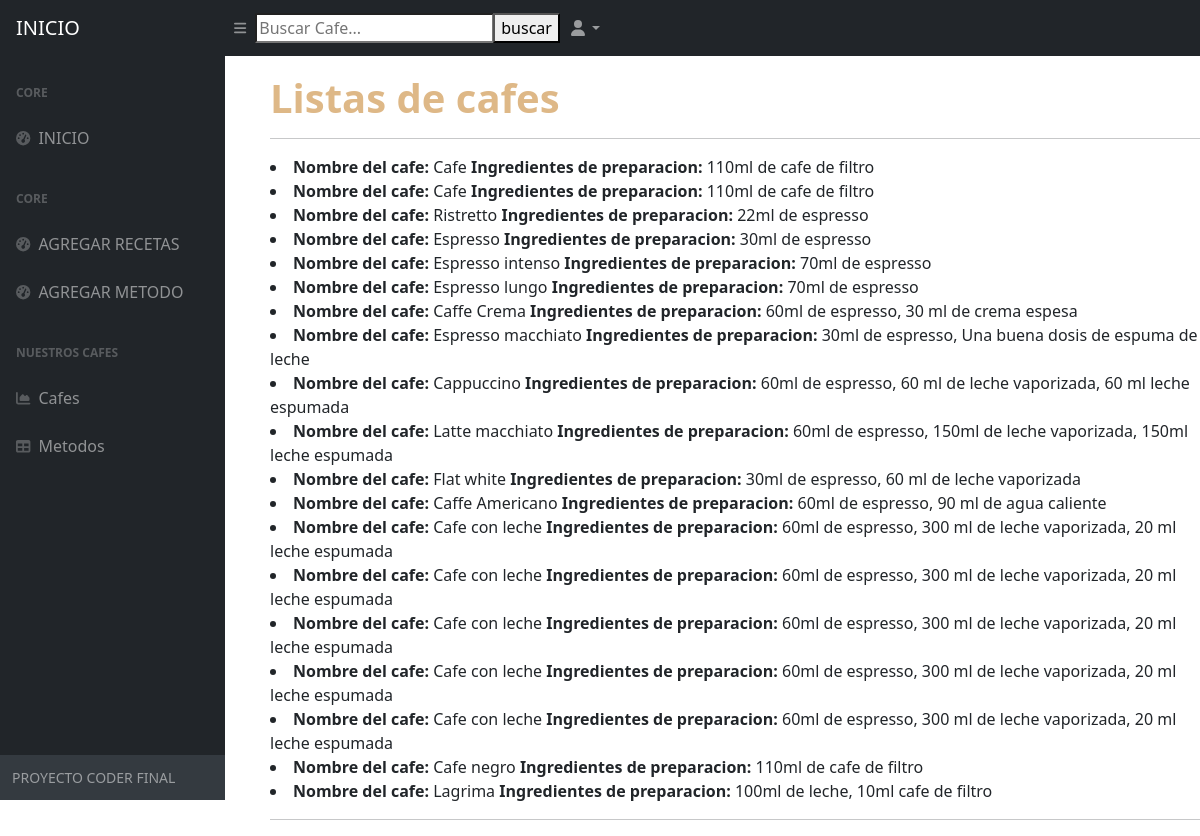
Page /app_STT/CafeLista/ on the committed database.
### app_STT/models.py (models this page shows)
class Tipos_de_cafe(models.Model):
    nombre_tipo = models.CharField(max_length=50)
    ingredientes = models.CharField(max_length=200)

### app_STT/views.py (the view)
# urls.py: path('CafeLista/', ver_tipos_cafe, name = "listaDeCafes"),
def ver_tipos_cafe(self):
    lista_cafes = Tipos_de_cafe.objects.all()
    return render(self, "Listacafes.html", {"list_cafe": lista_cafes} )

### app_STT/templates/Listacafes.html
{% extends 'inicio.html' %}
{% block codigoaca %}
    <div style="margin-left:270px; margin-top:50px;">
        <br>
        <h1><strong style="color: burlywood">Listas de cafes </strong></h1>
        <hr>
            {% for cafes in list_cafe %}
                <li><strong>Nombre del cafe:</strong> {{cafes.nombre_tipo}} <strong>Ingredientes de preparacion:</strong> {{cafes.ingredientes}}</li>
            {% endfor %}
        <hr>
    </div>
{% endblock codigoaca %}

### rows in the picture
Tipos_de_cafe: nombre_tipo "Cafe", ingredientes "110ml de cafe de filtro"
Tipos_de_cafe: nombre_tipo "Cafe", ingredientes "110ml de cafe de filtro"
Tipos_de_cafe: nombre_tipo "Ristretto", ingredientes "22ml de espresso"
Tipos_de_cafe: nombre_tipo "Espresso", ingredientes "30ml de espresso"
Tipos_de_cafe: nombre_tipo "Espresso intenso", ingredientes "70ml de espresso"
Tipos_de_cafe: nombre_tipo "Espresso lungo", ingredientes "70ml de espresso"
Tipos_de_cafe: nombre_tipo "Caffe Crema", ingredientes "60ml de espresso, 30 ml de crema espesa"
Tipos_de_cafe: nombre_tipo "Espresso macchiato", ingredientes "30ml de espresso, Una buena dosis de espuma de leche"
Tipos_de_cafe: nombre_tipo "Cappuccino", ingredientes "60ml de espresso, 60 ml de leche vaporizada, 60 ml leche espumada"
Tipos_de_cafe: nombre_tipo "Latte macchiato", ingredientes "60ml de espresso, 150ml de leche vaporizada, 150ml leche espumada"
Tipos_de_cafe: nombre_tipo "Flat white", ingredientes "30ml de espresso, 60 ml de leche vaporizada"
Tipos_de_cafe: nombre_tipo "Caffe Americano", ingredientes "60ml de espresso, 90 ml de agua caliente"
Tipos_de_cafe: nombre_tipo "Cafe con leche", ingredientes "60ml de espresso, 300 ml de leche vaporizada, 20 ml leche espumada"
Tipos_de_cafe: nombre_tipo "Cafe con leche", ingredientes "60ml de espresso, 300 ml de leche vaporizada, 20 ml leche espumada"
Tipos_de_cafe: nombre_tipo "Cafe con leche", ingredientes "60ml de espresso, 300 ml de leche vaporizada, 20 ml leche espumada"
Tipos_de_cafe: nombre_tipo "Cafe con leche", ingredientes "60ml de espresso, 300 ml de leche vaporizada, 20 ml leche espumada"
Tipos_de_cafe: nombre_tipo "Cafe con leche", ingredientes "60ml de espresso, 300 ml de leche vaporizada, 20 ml leche espumada"
Tipos_de_cafe: nombre_tipo "Cafe negro", ingredientes "110ml de cafe de filtro"
Tipos_de_cafe: nombre_tipo "Lagrima", ingredientes "100ml de leche, 10ml cafe de filtro"
